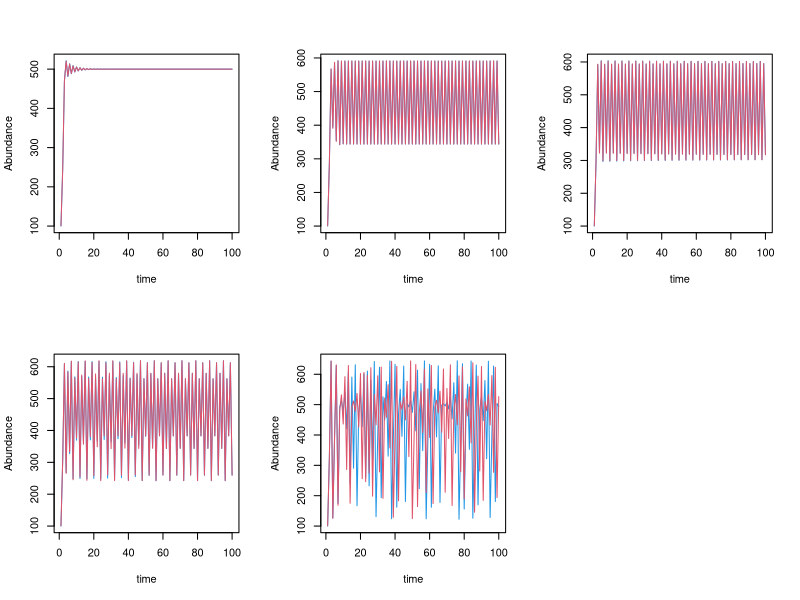

Reproduce this figure in R.
K=500
r=matrix(c(1.8,2.3,2.45,2.56,2.8),1,5)
population=matrix(100,1,5)
population=rbind(population,matrix(0,99,5))
for(t in c(1:(100-1))){
	population[t+1,]=population[t,]+r*population[t,]*(1-(population[t,]/K))
}
population=cbind(c(1:100),population)
population

population2=matrix(101,1,5)
population2=rbind(population2,matrix(0,99,5))
for(t in c(1:(100-1))){
	population2[t+1,]=population2[t,]+r*population2[t,]*(1-(population2[t,]/K))
}
population2=cbind(c(1:100),population2)
population2

par(mfrow=c(2,3))
for(i in c(2:6)){
	plot(population[,1],population[,i], type = "l", xlab = "time", ylab = "Abundance",col=4) 
	lines(population[,1],population2[,i],col=2)
}
